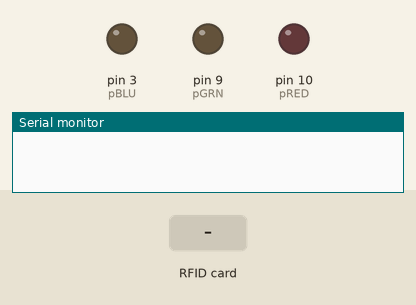
This sketch was run on a simulated Arduino Uno, built with avr-gcc and run on an emulated ATmega328P. Shown: output pins drawn as LEDs (lit = HIGH), the last lines printed to the serial monitor. The test bench sets the inputs (shaded band).

Above: at 0.12 s.
At 1.25 s:
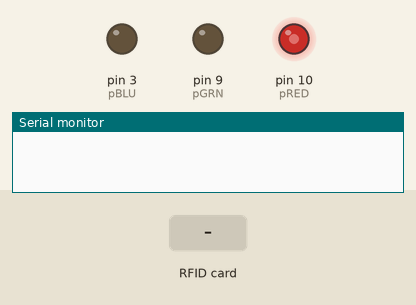
1.3 s: RFID card 5E 7A 19 C4 held to the reader
At 1.71 s:
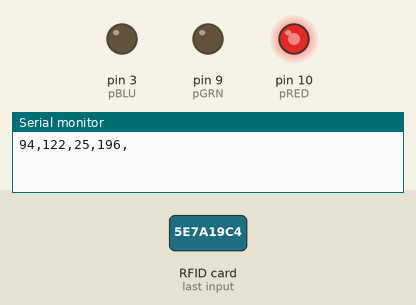
Timing chart, 0 to 19.3 s (numbered marks = the images above; inputs shaded):
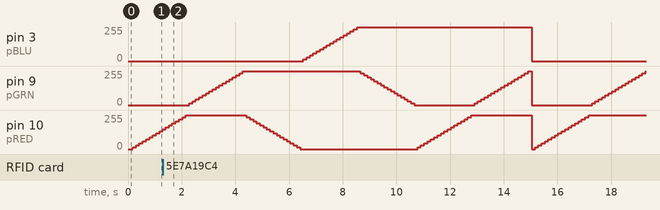

The sketch:

RFID_LED.ino
```cpp
/***************************************
 *  RFID_CardChecks
 *
 *  Testing whether using two MFRC522 RFID modules is possible.
 *
 *  Using .csv formating in serial monitor so to easily sort out duplicate UID of cards
 *
 */

#include <MFRC522.h> // .h and .cpp files from https://github.com/miguelbalboa/rfid
#include <SPI.h>

//== LED PINS ==
int pRED = 10;
int pGRN = 9;
int pBLU = 3;

//== LED colour ==
int red = 0;
int grn = 0;
int blu = 0;
int cSTP = 15;
/*
== SPI Pinouts ==
 MISO - pin D12
 MOSI - pin D11
 SCK  - pin D13
*/

// Module 1 pins
#define SS_PIN1  8
#define RST_PIN1  7

MFRC522 reader_1(SS_PIN1, RST_PIN1);	// Create MFRC522 instance.

void setup()
{
  pinMode(pRED, OUTPUT);
  pinMode(pGRN, OUTPUT);
  pinMode(pBLU, OUTPUT);

  // Init serial
  Serial.begin(9600);

  // Init SPI
  SPI.begin();

  // Init RFID module
  reader_1.PCD_Init();

  analogWrite(pRED, red);
  analogWrite(pGRN, red);
  analogWrite(pBLU, red);
}

void loop()
{
  RFID_Read(reader_1, 1);
  delay(100);
  RGBLED();
}

/*
 *  RFID_Read: checks if new UID has been recieved then displays
 *    over serial
 *
 *  INPUT  : MFRC522 (reader object)
 *           int (reader number)
 *  OUTPUT : void
 */
void RFID_Read(MFRC522 &mfrc522, int num)
{
    if(newUID(mfrc522))
  {
    displayUIDSerial(mfrc522, num);
  }
}

/*
 * Checks whether a new RFID card is present and then reads card
 *    obtaining the cards UID. If successful returns true, if fails
 *    at either stage returns false
 */
boolean newUID(MFRC522 &mfrc522)
{
  // Look for new cards
  if ( ! mfrc522.PICC_IsNewCardPresent()) {
    return false;
  }

  // read from card
  if ( ! mfrc522.PICC_ReadCardSerial()) {
    //Serial.println("No read!!");
    return false;
  }

  return true;
}


/*
 *  Displays each Byte of the UID as a HEX number setparted be ','.
 *    Each instance if the UID display is betwn two balnk line.
 */
void displayUIDSerial(MFRC522 &mfrc522, int reader_num)
{
//  Serial.print("Reader: ");
//  Serial.println(reader_num);

  // all cards received with module have 4 Byte UIDs that have been tested
  for(int i = 0; i <= mfrc522.uid.size; i++)
  {
    // newline at end of UID
    if(i == mfrc522.uid.size)
    {
      Serial.println();
    }
    else
    {
      //
      if(mfrc522.uid.uidByte[i] < 0x10)
      {
        Serial.print("0");
      }
      Serial.print(mfrc522.uid.uidByte[i]);
      Serial.print(",");
    }
  }

  mfrc522.PICC_HaltA();
}

/*
 *
 */
void RGBLED()
{
  if(red < 255 && grn == 0 && blu == 0)
  {
    red += cSTP;
  }
  else if(red == 255 && grn < 255 && blu == 0)
  {
    grn += cSTP;
  }
  else if(red > 0 && grn == 255 && blu == 0)
  {
    red -= cSTP;
  }
  else if(red ==0 && grn == 255 && blu < 255)
  {
    blu += cSTP;
  }
  else if(red == 0 && grn > 0 && blu == 255)
  {
    grn -= cSTP;
  }
  else if(red < 255 && grn == 0 && blu == 255)
  {
    red += cSTP;
  }
  else if(red == 255 && grn < 255 && blu == 255)
  {
    grn += cSTP;
  }
  else
  {
    red = 0;
    grn = 0;
    blu = 0;
  }

  analogWrite(pRED, red);
  analogWrite(pGRN, grn);
  analogWrite(pBLU, blu);
}
```

Measured:
- by itself, pin 3 (pBLU): rises from 0/255 to 255/255 in 2.0 s, then falls to 0/255 in 6.5 s
